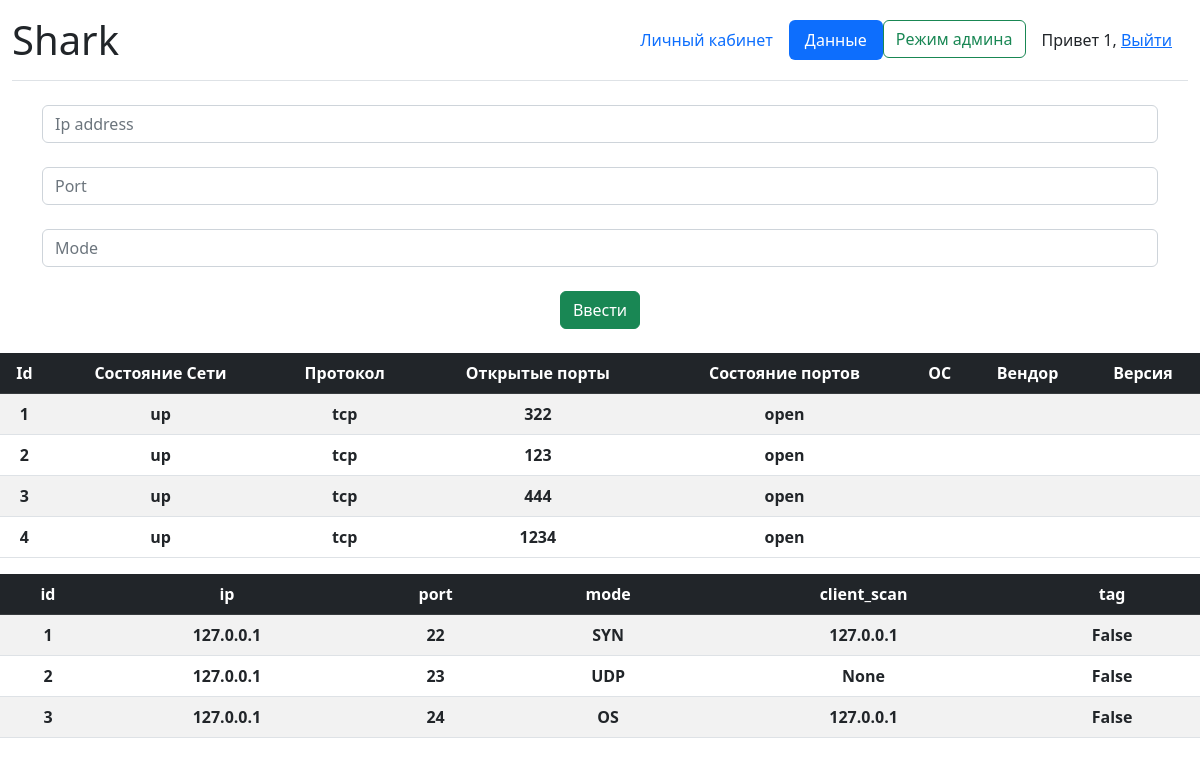
Page /data/ (signed in) on the earlier database version.
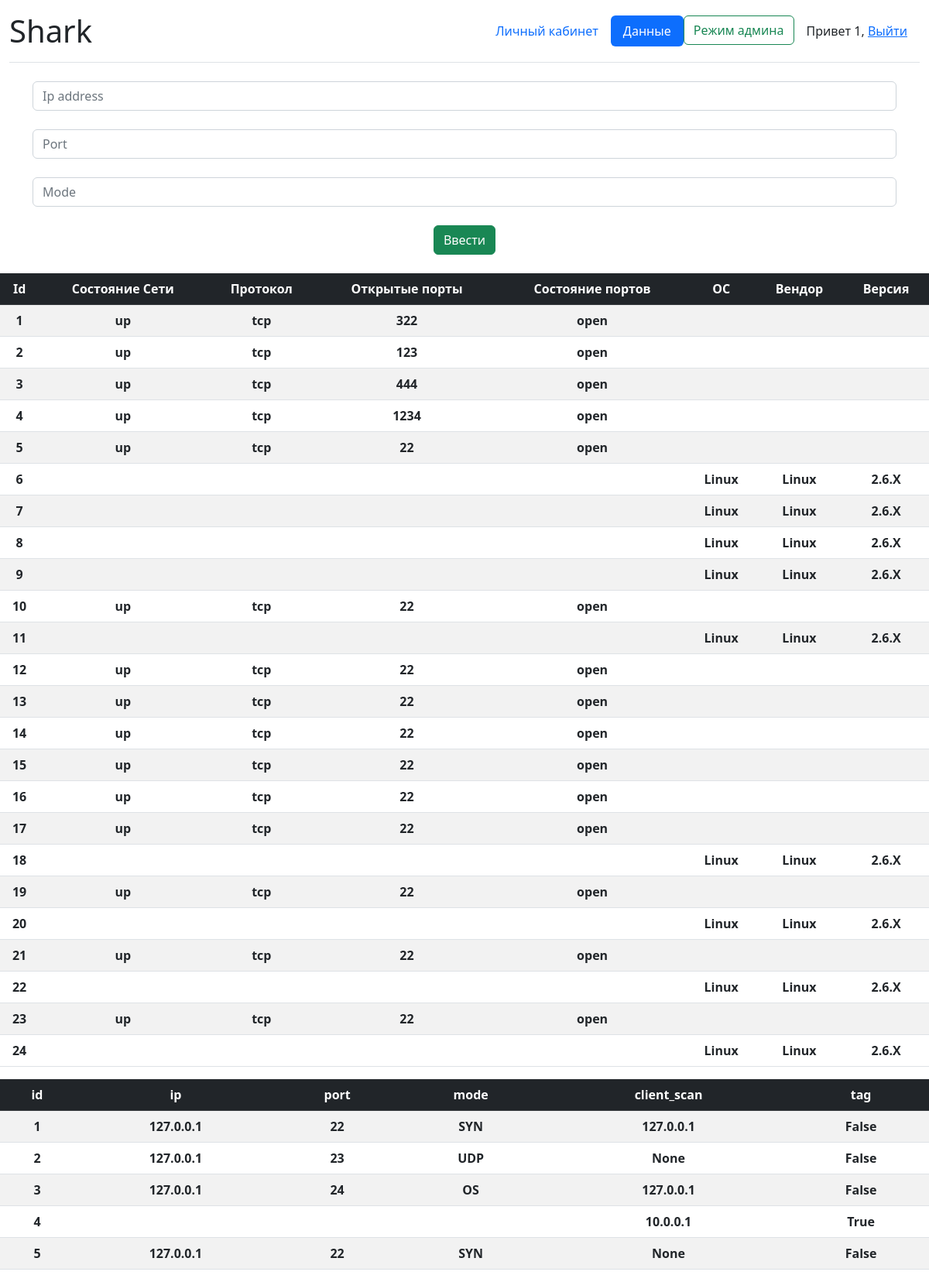
Same page on the later database version.
### server/models.py (models this page shows)
class ScanInfo(models.Model):
    ip_status = models.CharField(max_length=20)
    protocols = models.CharField(max_length=20)
    open_ports = models.CharField(max_length=20)
    state = models.CharField(max_length=20)
    os_detection = models.CharField(max_length=20)
    vendor = models.CharField(max_length=20)
    os_family = models.CharField(max_length=20)
    osgen = models.CharField(max_length=20)

class DataServer(models.Model):
    client = models.OneToOneField(ClientBD, on_delete=models.SET_NULL, null=True)
    tag = models.BooleanField(default=False)
    ip = models.CharField(max_length=20)
    port = models.CharField(max_length=20)
    mode = models.CharField(max_length=20)

class ClientBD(models.Model):
    ip_client = models.CharField(max_length=20)
    def __str__(self):
        return self.ip_client

### server/views.py (the view, shortened to what this page needs)
# urls.py: path('data/', views.data, name = 'data'),
@login_required(redirect_field_name=None, login_url='/')
def data(request):
    query_results = ScanInfo.objects.all()
    data_serv = DataServer.objects.all()
    error = ''
    form = DataServerForm()
    data = {
        'form': form,
        'section': query_results,
        'data_serv': data_serv,
        'error': error
    }
    return render(request, 'server/data.html', data)

### server/forms.py
class DataServerForm(ModelForm):
    class Meta:
        model = DataServer
        fields = ['ip', 'port', 'mode']
        widgets = {
            'ip': TextInput(attrs={
                'class': 'form-control',
                'placeholder': 'Ip address',
            }),
            'port': TextInput(attrs={
                'class': 'form-control',
                'placeholder': 'Port',
            }),
            'mode': TextInput(attrs={
                'class': 'form-control',
                'placeholder': 'Mode',
            })
        }

### server/templates/server/data.html (shortened to what this page needs)
{% extends 'server/base.html' %}
{% load static %}
{% block content %}
    <form method="post" class="container">
        {{ form.ip }}<br>
        {{ form.port }}<br>
        {{ form.mode }}<br>
        <button type="submit" class="btn btn-success mx-auto d-block">Ввести</button><br>
    </form>
    <table class="table table-striped text-center">
        <thead class="table-dark">
        <tr>
            <th>Id</th>
            <th>Состояние Сети</th>
            <th>Протокол</th>
            <th>Открытые порты</th>
            <th>Состояние портов</th>
            <th>ОС</th>
            <th>Вендор</th>
            <th>Версия</th>
        </tr>
        </thead>
        {% for i in section %}
        <tr>
            <th>{{i.id}}</th>
            <th>{{i.ip_status}}</th>
            <th>{{i.protocols}}</th>
            <th>{{i.open_ports}}</th>
            <th>{{i.state}}</th>
            <th>{{i.vendor}}</th>
            <th>{{i.os_family}}</th>
            <th>{{i.osgen}}</th>
        </tr>
        {% endfor %}
    </table>
    <table class="table table-striped text-center">
        <thead class="table-dark">
        <tr>
            <th>id</th>
            <th>ip</th>
            <th>port</th>
            <th>mode</th>
            <th>client_scan</th>
            <th>tag</th>
        </tr>
        </thead>
        {% for i in data_serv %}
        <tr>
            <th>{{i.id}}</th>
            <th>{{i.ip}}</th>
            <th>{{i.port}}</th>
            <th>{{i.mode}}</th>
            <th>{{i.client}}</th>
            <th>{{i.tag}}</th>
        </tr>
        {% endfor %}
    </table>
    {% endblock %}

### server/templates/server/base.html (shortened to what this page needs)
{% load static %}
<!DOCTYPE html>
<html lang="en">
<head>
    <link href="{% static 'server/css/bootstrap.min.css' %}" rel="stylesheet" type="text/css">
</head>
<body>
<div class="container-fluid">
    <header class="d-flex flex-wrap align-items-center justify-content-center justify-content-md-between py-3 mb-4 border-bottom">
        <h1 class="d-flex align-items-center mb-3 mb-md-0 me-md-auto text-dark text-decoration-none"><a class="nav-link text-dark" href="{% url 'home'%}">Shark</a></h1>
      <ul class="nav nav-pills">
          {% if request.user.username %}
          {% url 'home' as url_home%}
          {% url 'data' as url_data%}
        <li class="nav-item"><a aria-current="page" class="nav-link {% if url_home == request.path%}active {%endif%}" href="{{url_home}}">Личный кабинет</a></li>
        <li class="nav-item"><a aria-current="page" class="nav-link {% if url_data == request.path%}active {%endif%}" href="{{url_data}}">Данные</a></li>
          {% if request.user.is_superuser %}
        <li class="nav-item"><a aria-current="page" class="btn btn-outline-success" href="/admin">Режим админа</a></li>
            {% endif %}
          <span class="nav-link text-dark">
          {% if request.user.is_authenticated %}
            Привет {{ request.user.username }},
            <a href="{% url 'logout' %}">Выйти</a>
        {% else %}
            <a href="{% url 'login' %}">Войти</a>
        {% endif %}
    {% endif %}
          </span>
      </ul>
    </header>
</div>
{% block content %}
{% endblock %}
</body>

Differences in the rows shown:
added ScanInfo: id "5", ip_status "up", protocols "tcp", open_ports "22", state "open"
added ScanInfo: id "6", vendor "Linux", os_family "Linux", osgen "2.6.X"
added ScanInfo: id "7", vendor "Linux", os_family "Linux", osgen "2.6.X"
added ScanInfo: id "8", vendor "Linux", os_family "Linux", osgen "2.6.X"
added ScanInfo: id "9", vendor "Linux", os_family "Linux", osgen "2.6.X"
added ScanInfo: id "10", ip_status "up", protocols "tcp", open_ports "22", state "open"
added ScanInfo: id "11", vendor "Linux", os_family "Linux", osgen "2.6.X"
added ScanInfo: id "12", ip_status "up", protocols "tcp", open_ports "22", state "open"
added ScanInfo: id "13", ip_status "up", protocols "tcp", open_ports "22", state "open"
added ScanInfo: id "14", ip_status "up", protocols "tcp", open_ports "22", state "open"
added ScanInfo: id "15", ip_status "up", protocols "tcp", open_ports "22", state "open"
added ScanInfo: id "16", ip_status "up", protocols "tcp", open_ports "22", state "open"
added ScanInfo: id "17", ip_status "up", protocols "tcp", open_ports "22", state "open"
added ScanInfo: id "18", vendor "Linux", os_family "Linux", osgen "2.6.X"
added ScanInfo: id "19", ip_status "up", protocols "tcp", open_ports "22", state "open"
added ScanInfo: id "20", vendor "Linux", os_family "Linux", osgen "2.6.X"
added ScanInfo: id "21", ip_status "up", protocols "tcp", open_ports "22", state "open"
added ScanInfo: id "22", vendor "Linux", os_family "Linux", osgen "2.6.X"
added ScanInfo: id "23", ip_status "up", protocols "tcp", open_ports "22", state "open"
added ScanInfo: id "24", vendor "Linux", os_family "Linux", osgen "2.6.X"
added DataServer: id "4", client "10.0.0.1", tag "True"
added DataServer: id "5", ip "127.0.0.1", port "22", mode "SYN", client "None", tag "False"
